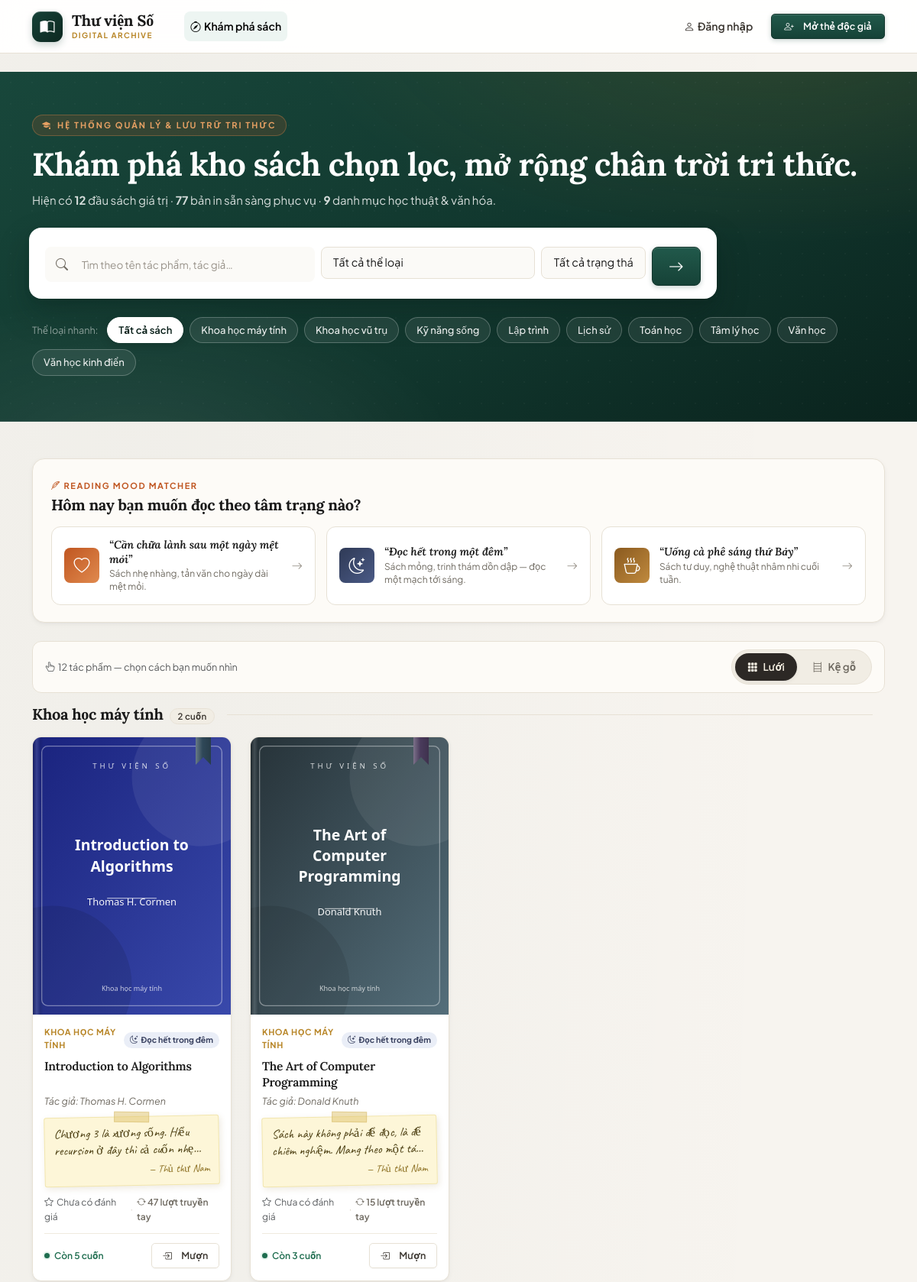
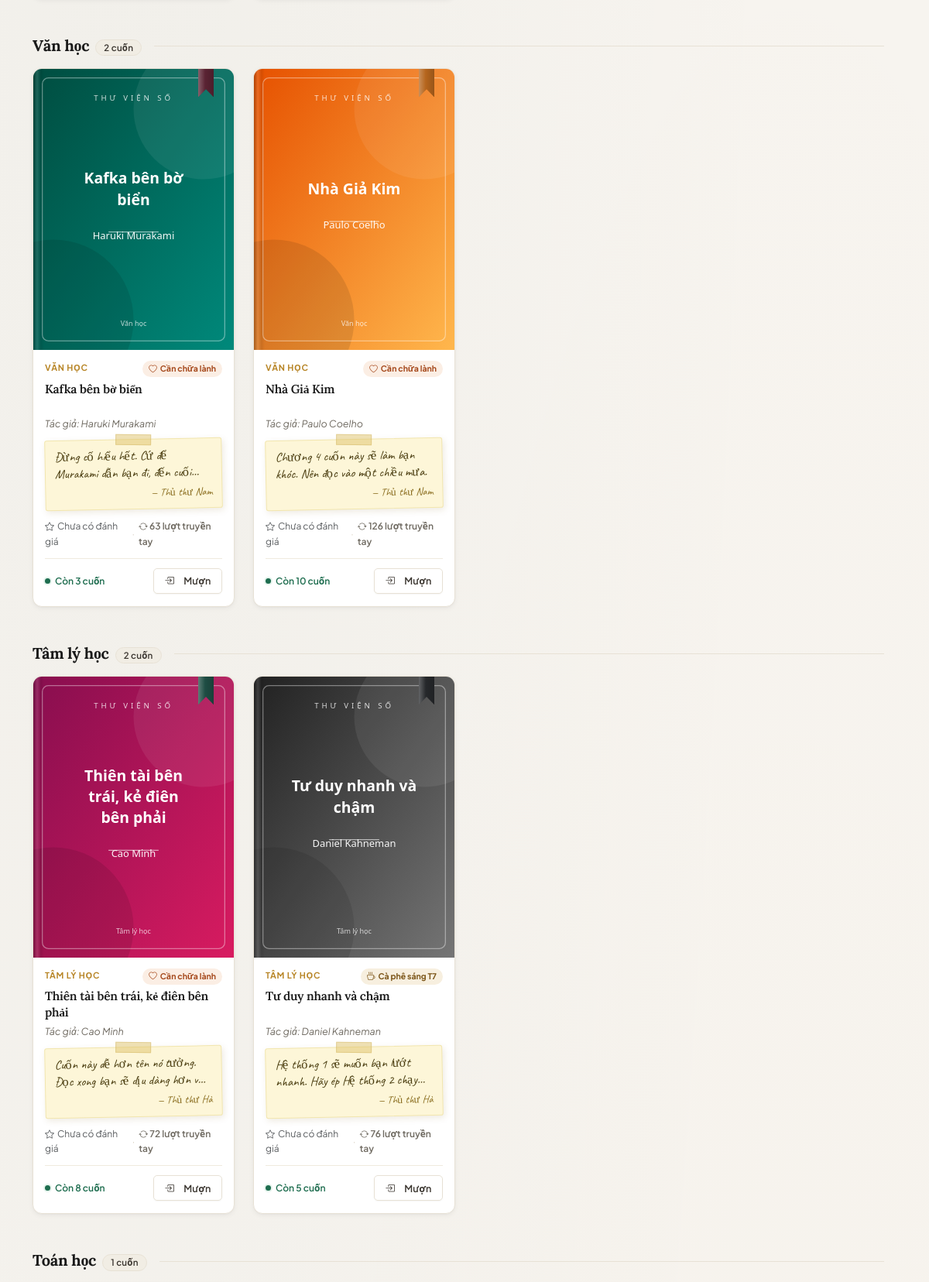
The page / (upper part) on the database its author committed (2 pictures, top to bottom).
### models.py (models this page shows, shortened)
class Category(db.Model):
    __tablename__ = 'categories'
    id = db.Column(db.Integer, primary_key=True)
    name = db.Column(db.String(100), unique=True, nullable=False)
    books = db.relationship('Book', back_populates='category')

class Book(db.Model):
    __tablename__ = 'books'
    id = db.Column(db.Integer, primary_key=True)
    title = db.Column(db.String(200), nullable=False, index=True)
    author = db.Column(db.String(150), nullable=False, index=True)
    description = db.Column(db.Text, nullable=False, default='')
    quantity = db.Column(db.Integer, nullable=False, default=0)
    cover_url = db.Column(db.String(300), nullable=True)
    category_id = db.Column(db.Integer, db.ForeignKey('categories.id'), nullable=True)
    created_at = db.Column(db.DateTime, default=now, nullable=False)
    mood = db.Column(db.String(30), nullable=True, index=True)
    pages = db.Column(db.Integer, nullable=True, default=0)
    condition_note = db.Column(db.String(300), nullable=True, default='')
    times_borrowed = db.Column(db.Integer, nullable=False, default=0)
    librarian_note = db.Column(db.String(400), nullable=True, default='')
    librarian_note_by = db.Column(db.String(80), nullable=True, default='')
    spine_color = db.Column(db.String(9), nullable=True, default='')
    category = db.relationship('Category', back_populates='books')
    borrow_requests = db.relationship('BorrowRequest', backref='book', lazy='dynamic')
    reviews = db.relationship('Review', backref='book', lazy='dynamic')
    @property
    def borrowed_count(self):
        return BorrowRequest.query.filter(
            BorrowRequest.book_id == self.id,
            BorrowRequest.status.in_(ACTIVE_BORROW_STATUSES),
        ).count()
    @property
    def available(self):
        return max(0, self.quantity - self.borrowed_count)
    @property
    def in_stock(self):
        return self.available > 0
    @property
    def average_rating(self):
        row = (
            db.session.query(func.avg(Review.rating), func.count(Review.id))
            .filter(Review.book_id == self.id)
            .one()
        )
        avg = round(float(row[0]), 1) if row[0] is not None else 0.0
        return avg, int(row[1] or 0)
    @property
    def cover(self):
        if self.cover_url:
            return self.cover_url
        if has_request_context():
            return url_for('static', filename='covers/default.svg')
        return '/static/covers/default.svg'

### user.py (the view)
@user_bp.route('/')
def home():
    q = request.args.get('q', '').strip()
    category_id = request.args.get('category', type=int)
    status = request.args.get('status', '')
    if status not in ('in', 'out'):
        status = ''
    mood = request.args.get('mood', '').strip()
    if mood not in MOODS:
        mood = ''
    view = request.args.get('view', '').strip()
    if view not in ('shelf', 'grid'):
        view = 'grid'
    query = Book.query
    if q:
        like = f'%{q}%'
        query = query.filter(or_(Book.title.ilike(like), Book.author.ilike(like)))
    if category_id:
        query = query.filter(Book.category_id == category_id)
    if mood:
        query = query.filter(Book.mood == mood)
    books = query.order_by(Book.title).all()
    if status == 'in':
        books = [b for b in books if b.in_stock]
    elif status == 'out':
        books = [b for b in books if not b.in_stock]
    categories = Category.query.order_by(Category.name).all()
    filtering = bool(q or category_id or status or mood)
    grouped = None
    if not filtering:
        buckets = {}
        for book in books:
            key = book.category.name if book.category else 'Chưa phân loại'
            buckets.setdefault(key, []).append(book)
        grouped = sorted(buckets.items(), key=lambda kv: len(kv[1]), reverse=True)
    stats = {
        'total_books': Book.query.count(),
        'total_copies': db.session.query(db.func.sum(Book.quantity)).scalar() or 0,
        'total_categories': len(categories),
    }
    return render_template(
        'user/index.html',
        books=books,
        grouped=grouped,
        categories=categories,
        q=q,
        category_id=category_id,
        status=status,
        mood=mood,
        moods=MOODS,
        view=view,
        filtering=filtering,
        stats=stats,
    )

### templates/user/index.html (shortened to what this page needs)
{% extends 'base.html' %}
{% block content %}
{% if not filtering %}
<section class="hero mb-5">
  <div class="container hero-content">
    <span class="hero-eyebrow">
      <i class="bi bi-mortarboard-fill"></i>
      Hệ thống quản lý &amp; Lưu trữ tri thức
    </span>
    <h1>
      {% if current_user.is_authenticated %}
        Chào mừng trở lại, {{ current_user.username }}.
      {% else %}
        Khám phá kho sách chọn lọc, mở rộng chân trời tri thức.
      {% endif %}
    </h1>
    <p class="lede">
      Hiện có <strong>{{ stats.total_books }}</strong> đầu sách giá trị ·
      <strong>{{ stats.total_copies }}</strong> bản in sẵn sàng phục vụ ·
      <strong>{{ stats.total_categories }}</strong> danh mục học thuật &amp; văn hóa.
    </p>
    <form class="row g-2 mt-4 search-card" method="get" action="{{ url_for('user.home') }}">
      <div class="col-12 col-md-5">
        <div class="input-container">
          <input type="search" name="q" class="form-control form-control-lg border-0 shadow-none ps-5"
                 placeholder="Tìm theo tên tác phẩm, tác giả…" value="{{ q }}">
        </div>
      </div>
      <div class="col-7 col-md-4">
        <select name="category" class="form-select form-select-lg" aria-label="Lọc theo thể loại">
          <option value="">Tất cả thể loại</option>
        </select>
      </div>
      <div class="col-5 col-md-2">
        <select name="status" class="form-select form-select-lg" aria-label="Tình trạng mượn">
          <option value="">Tất cả trạng thái</option>
        </select>
      </div>
      <div class="col-12 col-md-1">
        <button type="submit" class="btn btn-primary w-100 h-100" title="Tìm kiếm">
          <i class="bi bi-arrow-right fs-5"></i>
        </button>
      </div>
    </form>
    <div class="d-flex flex-wrap align-items-center gap-2 mt-4">
      <span class="small text-white-50 me-1">Thể loại nhanh:</span>
      <a class="chip {{ 'active' if not category_id }}" href="{{ url_for('user.home') }}">Tất cả sách</a>
      {% for c in categories %}
      <a class="chip {{ 'active' if c.id == category_id }}"
         href="{{ url_for('user.home', category=c.id) }}">{{ c.name }}</a>
      {% endfor %}
    </div>
  </div>
</section>
{% endif %}
<section class="mood-matcher mb-4">
  <div class="d-flex flex-wrap align-items-end justify-content-between gap-2 mb-3">
    <div>
      <span class="mood-kicker"><i class="bi bi-feather me-1"></i>Reading Mood Matcher</span>
      <h2 class="section-title mb-0">Hôm nay bạn muốn đọc theo tâm trạng nào?</h2>
    </div>
  </div>
  <div class="mood-grid">
    {% for key, m in moods.items() %}
    <a class="mood-card {{ 'active' if mood == key }}"
       href="{{ url_for('user.home', mood=(None if mood == key else key), q=q or None, category=category_id) }}">
      <span class="mood-ic mood-ic-{{ key }}"><i class="bi {{ m.icon }}"></i></span>
      <span class="mood-body">
        <span class="mood-phrase">“{{ m.phrase }}”</span>
        <span class="mood-desc">{{ m.desc }}</span>
      </span>
      <i class="bi bi-arrow-right mood-arrow"></i>
    </a>
    {% endfor %}
  </div>
</section>
{% if books %}
<div class="view-toolbar mb-3">
  <div class="view-hint small text-muted">
    <i class="bi bi-hand-index-thumb me-1"></i>{{ books|length }} tác phẩm — chọn cách bạn muốn nhìn
  </div>
  <div class="view-switch" role="group" aria-label="Kiểu hiển thị sách">
    <button type="button" class="view-btn {{ 'active' if view != 'shelf' }}" data-view="grid"
            title="Dạng lưới thẻ">
      <i class="bi bi-grid-3x3-gap-fill"></i><span>Lưới</span>
    </button>
    <button type="button" class="view-btn {{ 'active' if view == 'shelf' }}" data-view="shelf"
            title="Dạng kệ sách gỗ 3D">
      <i class="bi bi-bookshelf"></i><span>Kệ gỗ</span>
    </button>
  </div>
</div>
{% endif %}
{% if books %}
  <div id="view-grid" class="books-view {{ 'is-hidden' if view == 'shelf' }}">
  {% if filtering %}
  <div class="row row-cols-2 row-cols-sm-3 row-cols-lg-4 g-4">
    {% for book in books %}
    {% include 'partials/book_card.html' %}
    {% endfor %}
  </div>
  {% elif grouped %}
  {% for cat_name, items in grouped %}
  <section class="mb-5">
    <div class="d-flex align-items-center justify-content-between mb-3">
      <div class="d-flex align-items-baseline gap-2">
        <h2 class="section-title mb-0">{{ cat_name }}</h2>
        <span class="badge bg-secondary">{{ items | length }} cuốn</span>
      </div>
      <div class="flex-grow-1 mx-3" style="border-top: 1px solid var(--line);"></div>
    </div>
    <div class="row row-cols-2 row-cols-sm-3 row-cols-lg-4 g-4">
      {% for book in items %}
      {% include 'partials/book_card.html' %}
      {% endfor %}
    </div>
  </section>
  {% endfor %}
  {% endif %}
  </div>
{% endif %}
{% endblock %}

### templates/partials/book_card.html (shortened to what this page needs)
<div class="col">
  <article class="book-card h-100 mood-{{ book.mood or 'none' }}">
    <span class="book-ribbon" style="--ribbon: {{ book.spine_color or '#b88628' }}" aria-hidden="true"></span>
    <a href="{{ url_for('user.book_detail', book_id=book.id) }}" class="book-cover-wrap">
      <img src="{{ book.cover }}" alt="{{ book.title }}" class="book-cover" loading="lazy">
    </a>
    <div class="book-card-body">
      <div class="book-card-topline">
        {% if book.category %}
        <div class="book-category-tag">{{ book.category.name }}</div>
        {% endif %}
        {% if book.mood and moods is defined and book.mood in moods %}
        <span class="mood-tag mood-tag-{{ book.mood }}" title="{{ moods[book.mood].phrase }}">
          <i class="bi {{ moods[book.mood].icon }}"></i>{{ moods[book.mood].label }}
        </span>
        {% endif %}
      </div>
      <h3 class="book-title">
        <a href="{{ url_for('user.book_detail', book_id=book.id) }}">{{ book.title }}</a>
      </h3>
      <p class="book-author">Tác giả: {{ book.author }}</p>
      {% if book.librarian_note %}
      <blockquote class="librarian-note" title="{{ book.librarian_note }}">
        <p>{{ book.librarian_note }}</p>
        <cite>— {{ book.librarian_note_by or 'Thủ thư' }}</cite>
      </blockquote>
      {% endif %}
      {% set avg_rating, rating_count = book.average_rating %}
      <div class="book-meta">
        {% if rating_count %}
        <span class="star-gold"><i class="bi bi-star-fill"></i></span>
        <b class="text-dark">{{ avg_rating }}</b>
        <span>({{ rating_count }} nhận xét)</span>
        {% else %}
        <span class="text-muted"><i class="bi bi-star me-1"></i>Chưa có đánh giá</span>
        {% endif %}
        {% if book.times_borrowed %}
        <span class="meta-dot">·</span>
        <span class="hand-trace" title="Cuốn sách này đã qua tay nhiều người đọc">
          <i class="bi bi-arrow-repeat"></i> {{ book.times_borrowed }} lượt truyền tay
        </span>
        {% endif %}
      </div>
      <div class="book-foot">
        <span class="stock {{ 'stock-ok' if book.in_stock else 'stock-out' }}">
          <span class="dot"></span>
          {{ 'Còn ' ~ book.available ~ ' cuốn' if book.in_stock else 'Tạm hết bản' }}
        </span>
        {% if current_user.is_authenticated %}
        <form method="post" action="{{ url_for('user.add_to_cart', book_id=book.id) }}">
          <input type="hidden" name="next" value="{{ request.full_path }}">
          <button type="submit" class="btn btn-sm btn-outline-primary"
                  title="Thêm vào giỏ mượn"
                  {% if not book.in_stock %}disabled{% endif %}>
            <i class="bi bi-bag-plus me-1"></i>Mượn
          </button>
        </form>
        {% else %}
        <a href="{{ url_for('auth.login', next=request.full_path) }}" class="btn btn-sm btn-outline-secondary"
           title="Đăng nhập để mượn cuốn này">
          <i class="bi bi-box-arrow-in-right me-1"></i>Mượn
        </a>
        {% endif %}
      </div>
    </div>
  </article>
</div>

### rows shown on the page
Category: name "Khoa học máy tính", items "2"
Category: name "Khoa học vũ trụ"
Category: name "Kỹ năng sống"
Category: name "Lập trình"
Category: name "Lịch sử"
Category: name "Toán học", items "1"
Category: name "Tâm lý học", items "2"
Category: name "Văn học", items "2"
Category: name "Văn học kinh điển"
Book: cover (picture), category.name "KHOA HỌC MÁY TÍNH", mood "Đọc hết trong đêm", title "Introduction to Algorithms", author "Thomas H. Cormen", librarian_note "Chương 3 là xương sống. Hiểu recursion ở đây thì cả cuốn…", librarian_note_by "Thủ thư Nam", times_borrowed "47", quantity "Còn 5 cuốn"
Book: cover (picture), category.name "KHOA HỌC MÁY TÍNH", mood "Đọc hết trong đêm", title "The Art of Computer Programming", author "Donald Knuth", librarian_note "Sách này không phải để đọc, là để chiêm nghiệm. Mang theo một…", librarian_note_by "Thủ thư Nam", times_borrowed "15", quantity+id "Còn 3 cuốn"
Book: cover (picture), category.name "VĂN HỌC", mood "Cần chữa lành", title "Kafka bên bờ biển", author "Haruki Murakami", librarian_note "Đừng cố hiểu hết. Cứ để Murakami dẫn bạn đi, đến…", librarian_note_by "Thủ thư Nam", times_borrowed "63", quantity "Còn 3 cuốn"
Book: cover (picture), category.name "VĂN HỌC", mood "Cần chữa lành", title "Nhà Giả Kim", author "Paulo Coelho", librarian_note "Chương 4 cuốn này sẽ làm bạn khóc. Nên đọc vào một chiều mưa.", librarian_note_by "Thủ thư Nam", times_borrowed "126", quantity "Còn 10 cuốn"
Book: cover (picture), category.name "TÂM LÝ HỌC", mood "Cần chữa lành", title "Thiên tài bên trái, kẻ điên bên phải", author "Cao Minh", librarian_note "Cuốn này dễ hơn tên nó tưởng. Đọc xong bạn sẽ dịu dàng hơn…", librarian_note_by "Thủ thư Hà", times_borrowed "72", quantity "Còn 8 cuốn"
Book: cover (picture), category.name "TÂM LÝ HỌC", mood "Cà phê sáng T7", title "Tư duy nhanh và chậm", author "Daniel Kahneman", librarian_note "Hệ thống 1 sẽ muốn bạn lướt nhanh. Hãy ép Hệ thống 2…", librarian_note_by "Thủ thư Hà", times_borrowed "76", quantity "Còn 5 cuốn"

### other values the page prints
{{ stats.total_books }} "12"
{{ stats.total_copies }} "77"
{{ stats.total_categories }} "9"
{{ m.phrase }} "Cần chữa lành sau một ngày mệt mỏi" "Đọc hết trong một đêm" "Uống cà phê sáng thứ Bảy"
{{ m.desc }} "Sách nhẹ nhàng, tản văn cho ngày dài mệt mỏi." "Sách mỏng, trinh thám dồn dập — đọc một mạch tới sáng." "Sách tư duy, nghệ thuật nhâm nhi cuối tuần."
{{ books|length }} "12"
